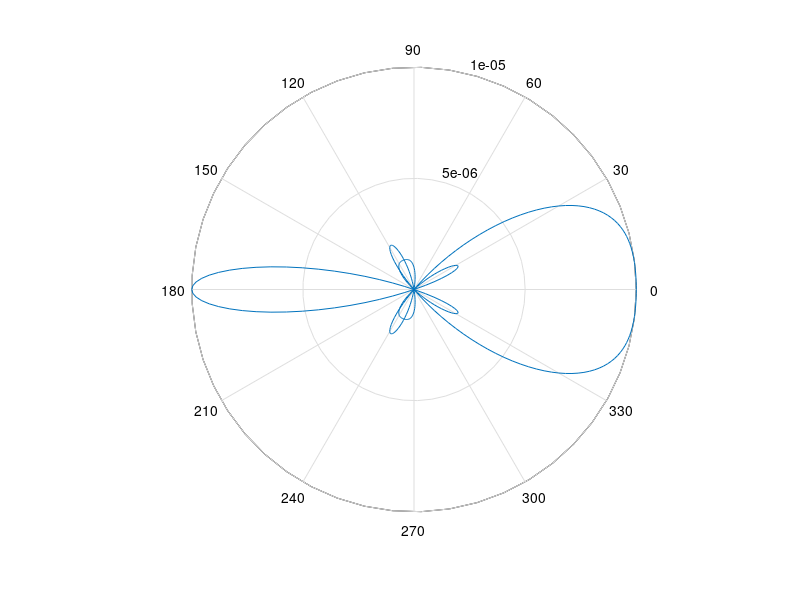
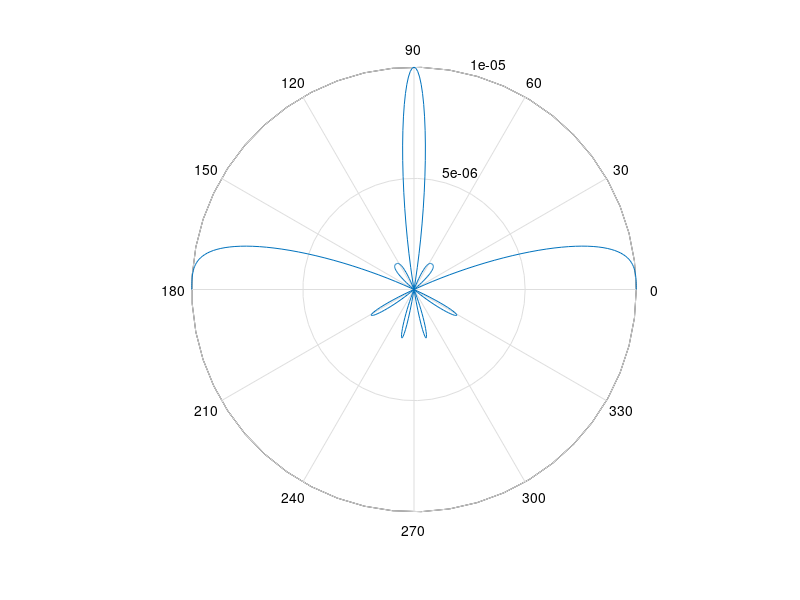
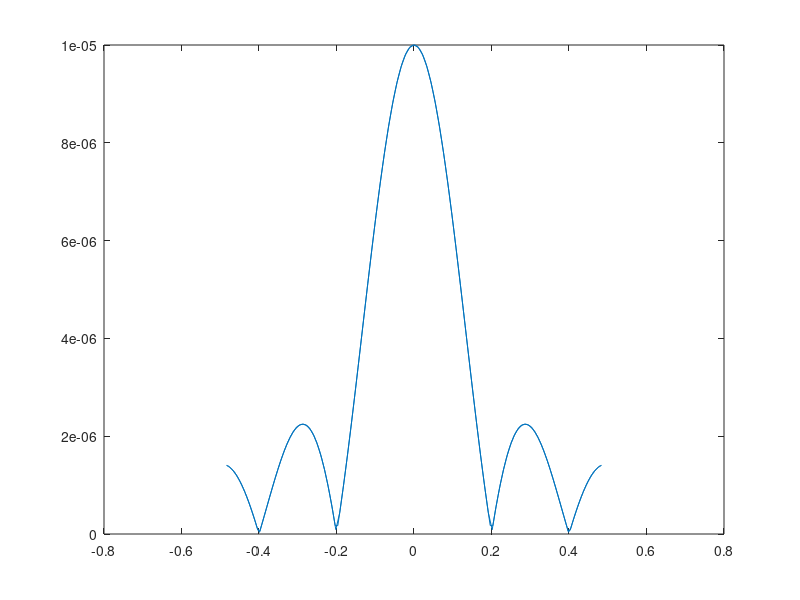

These figures' MATLAB source, in order:
%%
% Array Factor
clc; clear all; close all;
theta=[0:1:360]*(pi/180);
phi=[0:0.5:180]*(pi/180);
lambda= 0.001; % in meters
K0= 2*pi/lambda;
I0= 1e-6; % deault value 1 micro ampheres
N=9; % for a 20 element array use N=19
d= 1e-4; % in meters % use spacing less than lambda, suggested 0.0001, try 0.001 and 0.00001
alpha=-17*pi/180; % progressive phase shift on degrees, suggested 20 degrees
% alpha=-K0;
U0=alpha*d;
% cos_psi= sin(theta).*cos(phi);
cos_psi= sin(theta).*sin(phi);
% cos_psi= cos(theta);
U=K0*d*cos_psi;
AF=I0*(N+1)*sinc(((N+1)/2)*(U+U0))./sinc((U+U0)/2);
figure('Color',[0.97 0.97 0.97]);
colormap('jet');
polar(theta,AF);
figure('Color',[0.97 0.97 0.97]);
colormap('jet');
polar(phi,AF);
figure('Color',[0.97 0.97 0.97]);
colormap('jet');
plot(U,abs(AF))
%plot(U,abs(AF)/max(AF)) % Normalized
% ## Exp 1 - Try for different orientations of array elements. [ Array Axis along Y and Z axis] 
% ## Exp 2 - Try for different number of array elements. [200, 100 & 10] 
% ## Exp 3 - Try for different progressive phase shifts of excitations of array elements. [ 18, 180, -K0]
% ## Exp 4 - Try for different combinations of Exp 1, 2 and 3. 
% Array along Z axis, 100 elements, progressive phase shifts = 25 degrees etc 
% Array along Y axis, 200 elements, progressive phase shifts = -K0 degrees etc
% ## Exp 5 - Find HPBW, BWFN from Normalized plots, write some additional codes.